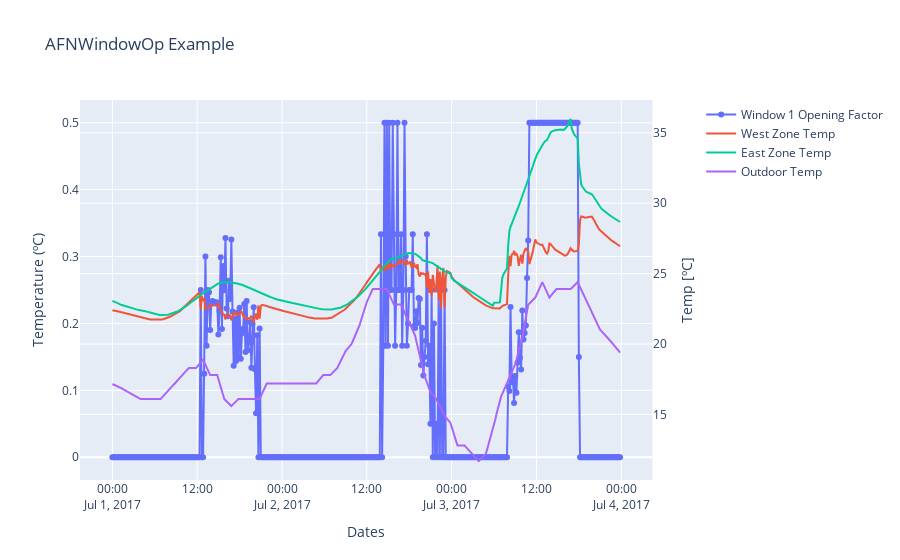

Notebook code for this chart:
### Code cell
fig = make_subplots(specs=[[{"secondary_y": True}]])
fig.add_trace(go.Scatter(
    x=wind_1_ap.datetimes,
    y=wind_1_ap.values, 
    mode='lines+markers',
    name="Window 1 Opening Factor"
),
secondary_y=False)

fig.add_trace(go.Scatter(
    x=west_temp.datetimes,
    y=west_temp.values, 
    mode='lines',
    name="West Zone Temp"
), secondary_y=True)

fig.add_trace(go.Scatter(
    x=east_temp.datetimes,
    y=east_temp.values, 
    mode='lines',
    name="East Zone Temp"
), secondary_y=True)


fig.add_trace(go.Scatter(
    x=ot.datetimes,
    y=ot.values, 
    mode='lines',
    name="Outdoor Temp"
), secondary_y=True)

fig.update_layout(title='AFNWindowOp Example',
                   xaxis_title='Dates',
                   yaxis_title='Temperature (ºC)')
fig.update_yaxes(title_text="Factor", secondary_y=True)
fig.update_yaxes(title_text="Temp [ºC]", secondary_y=True)

### Figure 1 — Plotly figure (JSON) as saved in the notebook; plotly's stock layout.template omitted (floating-point values rounded to 4 significant figures; data arrays with more than 128 entries replaced by an {"elided": "..."} marker saying what was removed)
{"data": [{"mode": "lines+markers", "name": "Window 1 Opening Factor", "type": "scatter", "x": {"elided": "432 str values"}, "xaxis": "x", "y": {"elided": "432 float values"}, "yaxis": "y"}, {"mode": "lines", "name": "West Zone Temp", "type": "scatter", "x": {"elided": "432 str values"}, "xaxis": "x", "y": {"elided": "432 float values"}, "yaxis": "y2"}, {"mode": "lines", "name": "East Zone Temp", "type": "scatter", "x": {"elided": "432 str values"}, "xaxis": "x", "y": {"elided": "432 float values"}, "yaxis": "y2"}, {"mode": "lines", "name": "Outdoor Temp", "type": "scatter", "x": {"elided": "432 str values"}, "xaxis": "x", "y": {"elided": "432 float values"}, "yaxis": "y2"}], "layout": {"title": {"text": "AFNWindowOp Example"}, "xaxis": {"anchor": "y", "domain": [0, 0.94], "title": {"text": "Dates"}}, "yaxis": {"anchor": "x", "domain": [0, 1], "title": {"text": "Temperature (ºC)"}}, "yaxis2": {"anchor": "x", "overlaying": "y", "side": "right", "title": {"text": "Temp [ºC]"}}}}
